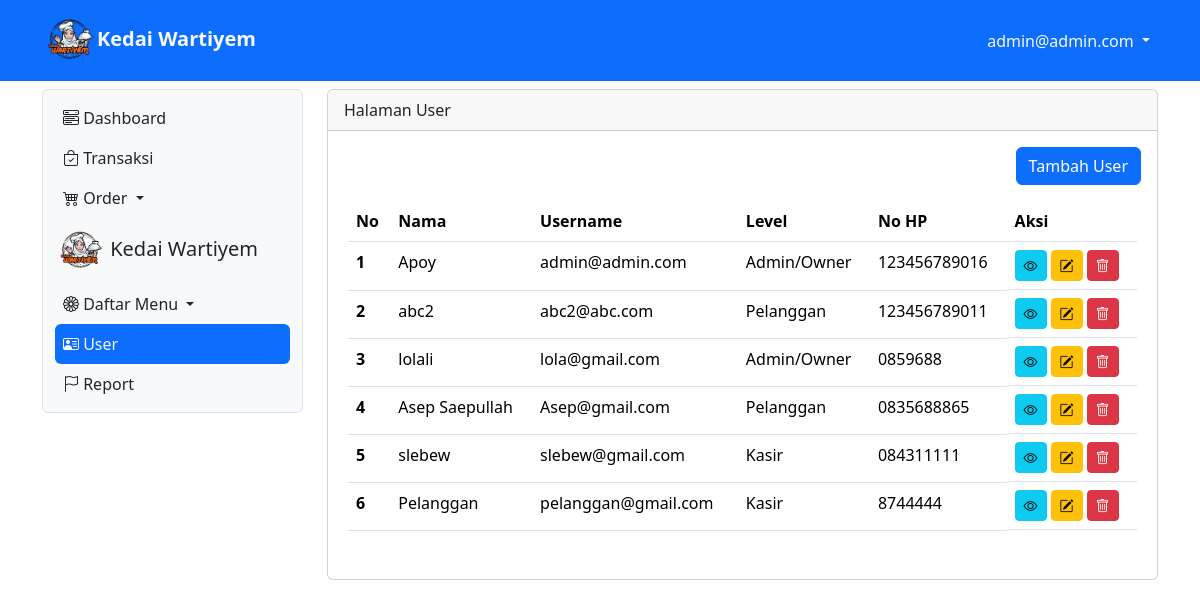
Screenshot of /app/User (signed in) with the database file from the repository.
### tables this page shows
CREATE TABLE `tb_user` (
  `id` int(11) NOT NULL,
  `Nama` varchar(200) DEFAULT NULL,
  `username` varchar(200) DEFAULT NULL,
  `password` varchar(200) DEFAULT NULL,
  `level` int(11) DEFAULT NULL,
  `No_Hp` varchar(15) DEFAULT NULL,
  `alamat` varchar(300) DEFAULT NULL
);

### app/User.php (the view, shortened to what this page needs)
<?php
include "../proses/connect.php";
$query = mysqli_query($conn, "SELECT * FROM tb_user");
while ($record = mysqli_fetch_array($query)) {
    $result[] = $record;
}
?>
<div class="col-lg-9 mt-2">
    <div class="card">
        <div class="card-header">
            Halaman User
        </div>
        <div class="card-body">
            <div class="row">
                <div class="col d-flex justify-content-end">
                    <button class="btn btn-primary" data-bs-toggle="modal" data-bs-target="#ModalTambahUser"> Tambah
                        User</button>
                </div>
                <div class="card-body">
                        <?php
                    if (empty($result)) {
                        echo "Data User tidak ada";
                    } else {
                        ?>
                        <div class="table-responsive">
                            <table class="table table-hover">
                                <thead>
                                    <tr>
                                        <th scope="col">No</th>
                                        <th scope="col">Nama</th>
                                        <th scope="col">Username</th>
                                        <th scope="col">Level</th>
                                        <th scope="col">No HP</th>
                                        <th scope="col">Aksi</th>
                                    </tr>
                                </thead>
                                <tbody>
                                    <?php
                                    $no = 1;
                                    foreach ($result as $row) {
                                        ?>
                                        <tr>
                                            <th scope="row">
                                                <?php echo $no++ ?>
                                            </th>
                                            <td>
                                                <?php echo $row['Nama'] ?>
                                            </td>
                                            <td>
                                                <?php echo $row['username'] ?>
                                            </td>
                                            <td>
                                                <?php
                                                if ($row['level'] == 1) {
                                                    echo "Admin/Owner";
                                                } elseif ($row['level'] == 2) {
                                                    echo "Kasir";
                                                } elseif ($row['level'] == 3) {
                                                    echo "Pelanggan";
                                                }
                                                ?>
                                            </td>
                                            <td>
                                                <?php echo $row['No_Hp'] ?>
                                            </td>
                                            <td class="d-flex">
                                                <button class="btn btn-info btn-sm me-1" data-bs-toggle="modal"
                                                    data-bs-target="#ModalView<?php echo $row['id'] ?>"><i
                                                        class="bi bi-eye"></i></button>
                                                <button class="btn btn-warning btn-sm me-1" data-bs-toggle="modal"
                                                    data-bs-target="#ModalEdit<?php echo $row['id'] ?>"><i
                                                        class="bi bi-pencil-square"></i></button>
                                                <button class="btn btn-danger btn-sm" data-bs-toggle="modal"
                                                    data-bs-target="#ModalDelete<?php echo $row['id'] ?>"><i
                                                        class="bi bi-trash"></i></button>
                                            </td>
                                        </tr>
                                    <?php } ?>
                                </tbody>
                            </table>
                        </div>
                        <?php
                    }
                    ?>
                </div>
            </div>

### rows the page displays
tb_user: Nama "Apoy", username "admin@admin.com", level "Admin/Owner", No_Hp "123456789016"
tb_user: Nama "abc2", username "abc2@abc.com", level "Pelanggan", No_Hp "123456789011"
tb_user: Nama "lolali", username "lola@gmail.com", level "Admin/Owner", No_Hp "0859688"
tb_user: Nama "Asep Saepullah", username "Asep@gmail.com", level "Pelanggan", No_Hp "0835688865"
tb_user: Nama "slebew", username "slebew@gmail.com", level "Kasir", No_Hp "084311111"
tb_user: Nama "Pelanggan", username "pelanggan@gmail.com", level "Kasir", No_Hp "8744444"

### other values shown
$_SESSION['username_kedai'] "admin@admin.com"
